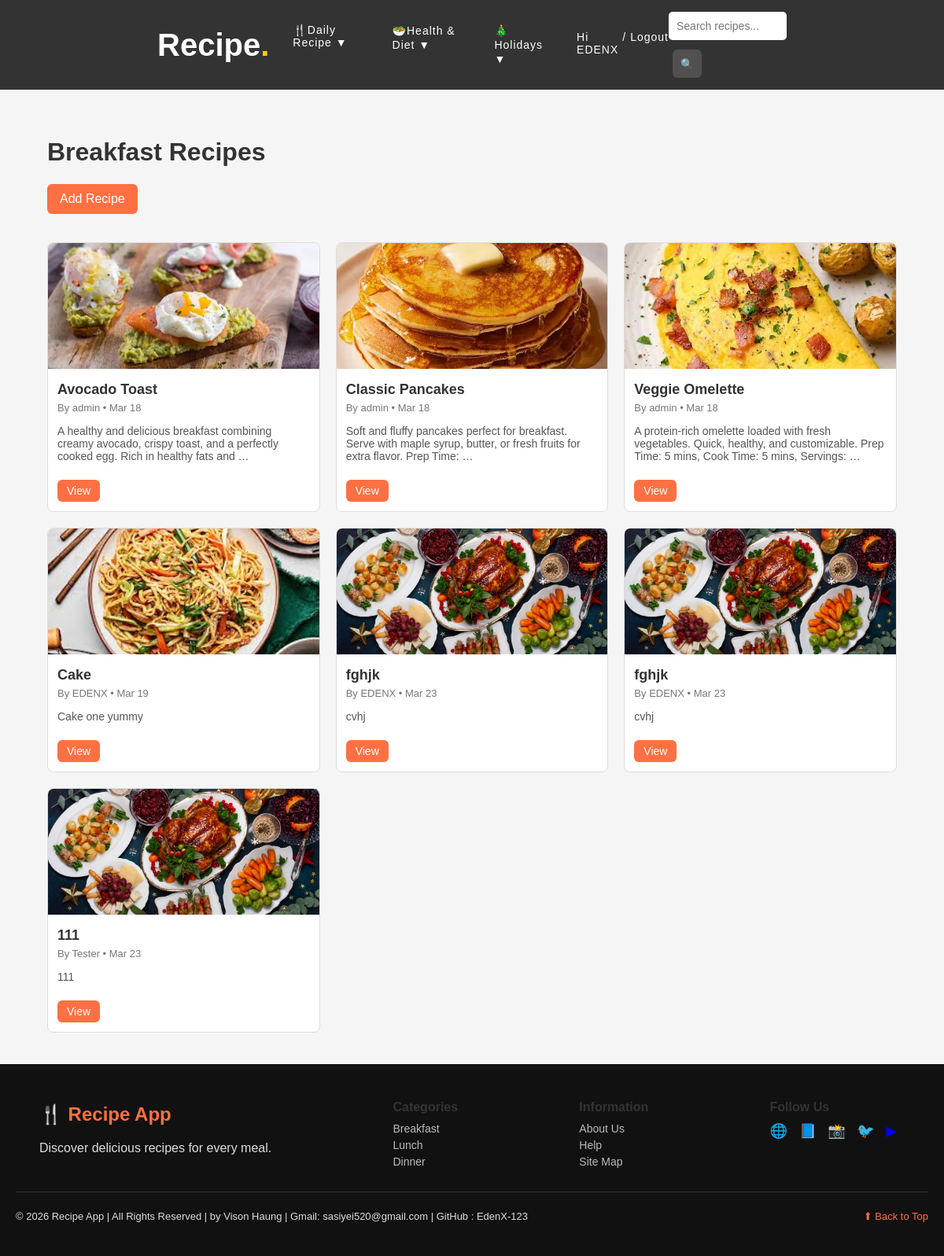
Page /breakfast/ (signed in) on the committed database.
### Recipe/models.py (models this page shows, shortened)
class Recipe(models.Model):
    CATEGORY_CHOICES = [
        ('breakfast','Breakfast'),
        ('lunch','Lunch'),
        ('dinner','Dinner'),
    ]
    title = models.CharField(max_length=200)
    author = models.ForeignKey(User, on_delete=models.CASCADE)
    category = models.CharField(max_length=20, choices=CATEGORY_CHOICES)
    description = models.TextField()
    ingredients = models.TextField()
    instructions = models.TextField()
    image = models.ImageField(upload_to='recipes/')
    created_at = models.DateTimeField(auto_now_add=True)

### Recipe/views.py (the view)
# urls.py: path('breakfast/',views.breakfast,name='breakfast'),
def breakfast(request):
    recipes = Recipe.objects.filter(category='breakfast')
    return render(request, "Recipe/breakfast.html",{
        'recipes': recipes
    })

### Recipe/templates/Recipe/breakfast.html
{% extends "Recipe/base.html" %}
{% block content %}
<div class="container">
    <h1>Breakfast Recipes</h1>
    <a href="{% url 'add_recipe' %}" class="btn add-btn">Add Recipe</a>
    <br><br><br>
    <div class="recipe-grid">
        {% for recipe in recipes %}
        <div class="recipe-card">
            <img src="{{ recipe.image.url }}" alt="{{ recipe.title }}">
            <div class="recipe-content">
                <h3>{{ recipe.title }}</h3>
                <p class="recipe-author">By {{ recipe.author }} • {{ recipe.created_at|date:"M d" }}</p>
                <p class="recipe-desc">{{ recipe.description|truncatewords:20 }}</p>
                <a href="{% url 'recipe_detail' recipe.id %}" class="btn">View</a>
            </div>
        </div>
        {% endfor %}
    </div>
</div>
{% endblock %}

### Recipe/templates/Recipe/base.html (shortened to what this page needs)
<!DOCTYPE html>
<html>
<head>
    {% load static %}
    <link rel="stylesheet" href="{% static 'css/style.css' %}">
    <link rel="stylesheet" href="https://cdnjs.cloudflare.com/ajax/libs/font-awesome/6.4.0/css/all.min.css">
</head>
<body>
<div class="navbar">
    <div class="nav-center">
        <a href="/" class="logo">Recipe<span class="dot">.</span></a>
        <div class="nav-links">
            <div class="dropdown">
                <a href="{% url 'recipe'%}" class="dropbtn">🍴Daily Recipe ▼</a>
            </div>
            <div class="dropdown">
                <a href="{% url 'health_and_diet' %}">🥗Health & Diet ▼</a>
            </div>
            <div class="dropdown">
                <a href="{% url 'holiday_recipes' %}">🎄Holidays ▼</a>
            </div>
        </div>
        <div class="user-area nav-links">
            {% if user.is_authenticated %}
                <a>Hi {{ user.username }}</a>
                <a> / </a>
                <a href="{% url 'logout' %}">Logout</a>
            {% else %}
                <a href="#" onclick="openLogin()"><i class="fas fa-user"></i></a>
            {% endif %}
        </div>
    </div>
    <div class="nav-side right">
        <form action="{% url 'search' %}" method="GET" class="search-bar">
            <input type="text" name="q" placeholder="Search recipes...">
            <button type="submit">🔍</button>
        </form>
    </div>
</div>
<div class="content">
    {% block content %}{% endblock %}
</div>
<footer class="footer">
    <div class="footer-container">
        <div class="footer-brand">
            <h2>🍴 Recipe App</h2>
            <p>Discover delicious recipes for every meal.</p>
        </div>
        <div class="footer-links">
            <h3>Categories</h3>
            <a href="{% url 'breakfast' %}">Breakfast</a>
            <a href="{% url 'lunch' %}">Lunch</a>
            <a href="{% url 'dinner' %}">Dinner</a>
        </div>
        <div class="footer-links">
            <h3>Information</h3>
            <a href="#">About Us</a>
            <a href="#">Help</a>
            <a href="#">Site Map</a>
        </div>
        <div class="footer-social">
            <h3>Follow Us</h3>
            <div class="social-icons">
                <a href="#">🌐</a>
                <a href="#">📘</a>
                <a href="#">📸</a>
                <a href="#">🐦</a>
                <a href="#">▶</a>
            </div>
        </div>
    </div>
    <div class="footer-bottom">
        <p>© 2026 Recipe App | All Rights Reserved | by Vison Haung | Gmail: sasiyei520@gmail.com | GitHub : EdenX-123</p>
        <a href="#" class="back-top">⬆ Back to Top</a>
    </div>
</footer>
</body>
</html>

### Recipe/static/css/style.css (style rules this page uses)
html, body { height:100%; }
body { font-family: Arial, Helvetica, sans-serif; background: #f5f5f5; margin: 0; display:flex; flex-direction:column; }
h1, h2, h3 { color: #333; }
.container { width: 90%; margin: auto; padding: 40px 0; }
.btn { display: inline-block; padding: 10px 16px; background: #ff7043; color: white; text-decoration: none; border-radius: 6px; transition: 0.3s; }
.add-btn { float: left; margin-bottom: 20px; }
.navbar { background: #333; display: flex; align-items: center; justify-content:center; padding:15px 200px; }
.nav-side { flex: 1; display: flex; align-items: center; }
.nav-side.right { justify-content: flex-end; }
.nav-center { display: flex; align-items: center; gap: 30px; justify-content: center; }
.logo { font-size: 40px; font-weight: bold; color: white; text-decoration: none; }
.dot { color: #ffcc00; }
.nav-links { display: flex; gap: 30px; }
.nav-links a { color: white; text-decoration: none; font-size: 14px; letter-spacing: 1px; padding-bottom: 5px; position: relative; }
.nav-links a::after { content: ""; position: absolute; width: 0; height: 2px; background: #00bcd4; left: 0; bottom: 0; transition: 0.3s; }
.dropdown { position: relative; display: inline-block; }
.dropdown .dropbtn { text-decoration: none; display: inline-block; }
.user-area { color: white; display: flex; gap: 5px; }
.recipe-grid { display: grid; grid-template-columns: repeat(3, 1fr); gap: 20px; margin-top: 20px; }
.recipe-card { background: white; border-radius: 8px; border: 1px solid #ddd; overflow: hidden; transition: 0.3s; }
.recipe-card img { width: 100%; height: 160px; object-fit: cover; }
.recipe-content { padding: 12px; }
.recipe-content h3 { margin: 0; font-size: 18px; }
.recipe-author { font-size: 13px; color: #777; margin: 5px 0; }
.recipe-desc { font-size: 14px; color: #555; }
.recipe-content .btn { display: inline-block; margin-top: 8px; padding: 6px 12px; font-size: 14px; }
form input, form textarea, form select { width:100%; max-width: 400px; padding:10px; margin-bottom:12px; border:1px solid #ccc; border-radius:6px; font-size:14px; box-sizing:border-box; }
form button { padding: 10px 20px; background: #4caf50; color: white; border: none; border-radius: 6px; cursor: pointer; }
.search-bar { float: center; align-items: center; gap: 5px; }
.search-bar input { padding: 6px 10px; border-radius: 5px; border: none; outline: none; width: 150px; }
.search-bar input, .search-bar button { height:36px; }
.search-bar button { top: -10px; margin-left: 5px; padding: 6px 10px; background: #505050; color: white; }
.footer { background: #111; color: #ddd; padding: 30px 20px; margin-top:auto; }
.footer-container { max-width: 1100px; margin: auto; display: flex; justify-content: space-between; flex-wrap: wrap; gap: 30px; }
.footer h2 { color: #ff7043; }
.footer h3 { margin-bottom: 10px; font-size: 16px; }
.footer-links a { display: block; color: #bbb; text-decoration: none; margin: 5px 0; font-size: 14px; transition: 0.3s; }
.social-icons a { font-size: 18px; margin-right: 10px; text-decoration: none; transition: 0.3s; }
.footer-bottom { border-top: 1px solid #333; margin-top: 25px; padding-top: 10px; display: flex; justify-content: space-between; align-items: center; font-size: 13px; }
.back-top { color: #ff7043; text-decoration: none; }

### rows in the picture
Recipe: image (picture), title "Avocado Toast", author "admin", created_at "Mar 18", description "A healthy and delicious breakfast combining creamy avocado, crispy toast, and a perfectly cooked egg. Rich in healthy fats and …"
Recipe: image (picture), title "Classic Pancakes", author "admin", created_at "Mar 18", description "Soft and fluffy pancakes perfect for breakfast. Serve with maple syrup, butter, or fresh fruits for extra flavor. Prep Time: …"
Recipe: image (picture), title "Veggie Omelette", author "admin", created_at "Mar 18", description "A protein-rich omelette loaded with fresh vegetables. Quick, healthy, and customizable. Prep Time: 5 mins, Cook Time: 5 mins, Servings: …"
Recipe: image (picture), title "Cake", author "EDENX", created_at "Mar 19", description "Cake one yummy"
Recipe: image (picture), title "fghjk", author "EDENX", created_at "Mar 23", description "cvhj"
Recipe: image (picture), title "fghjk", author "EDENX", created_at "Mar 23", description "cvhj"
Recipe: image (picture), title "111", author "Tester", created_at "Mar 23", description "111"

### other values in the picture
{{ user.username }} "EDENX"
